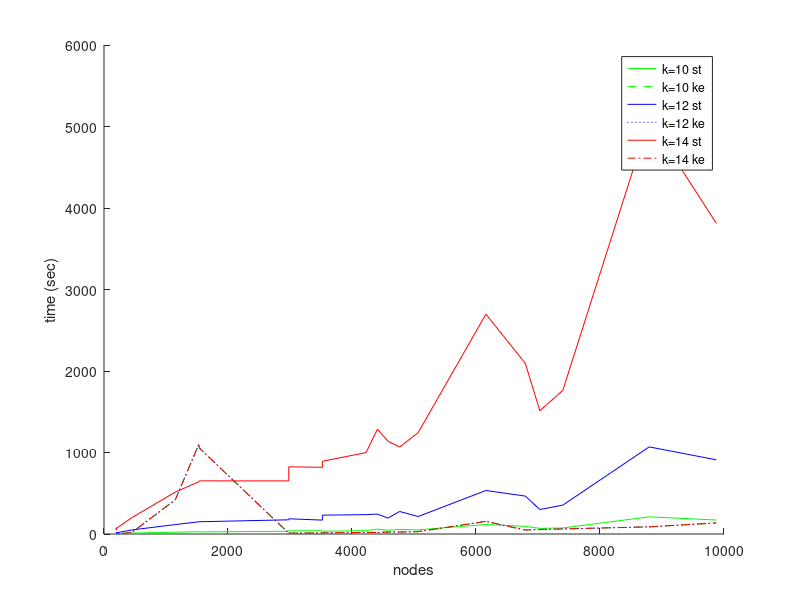

MATLAB code for this plot:
clear all
close

data_k_10 = importdata('26_08_01_k_10.csv',';');
x_nodes = data_k_10.data(:,1);
y_k_10_st = data_k_10.data(:,2);
y_k_10_ke = data_k_10.data(:,3);

data_k_12 = importdata('26_08_01_k_12.csv',';');
y_k_12_st = data_k_12.data(:,2);
y_k_12_ke = data_k_10.data(:,3);

data_k_14 = importdata('26_08_01_k_14.csv',';');
y_k_14_st = data_k_14.data(:,2);
y_k_14_ke = data_k_10.data(:,3);

hold on;
plot(x_nodes, y_k_10_st,'g');
plot(x_nodes, y_k_10_ke,'g--');
plot(x_nodes, y_k_12_st,'b');
plot(x_nodes, y_k_12_ke,'b:');
plot(x_nodes, y_k_14_st,'r');
plot(x_nodes, y_k_14_ke,'r-.');
xlabel 'nodes';
ylabel 'time (sec)';
legend('k=10 st', 'k=10 ke', 'k=12 st', 'k=12 ke', 'k=14 st', 'k=14 ke');
hold off;